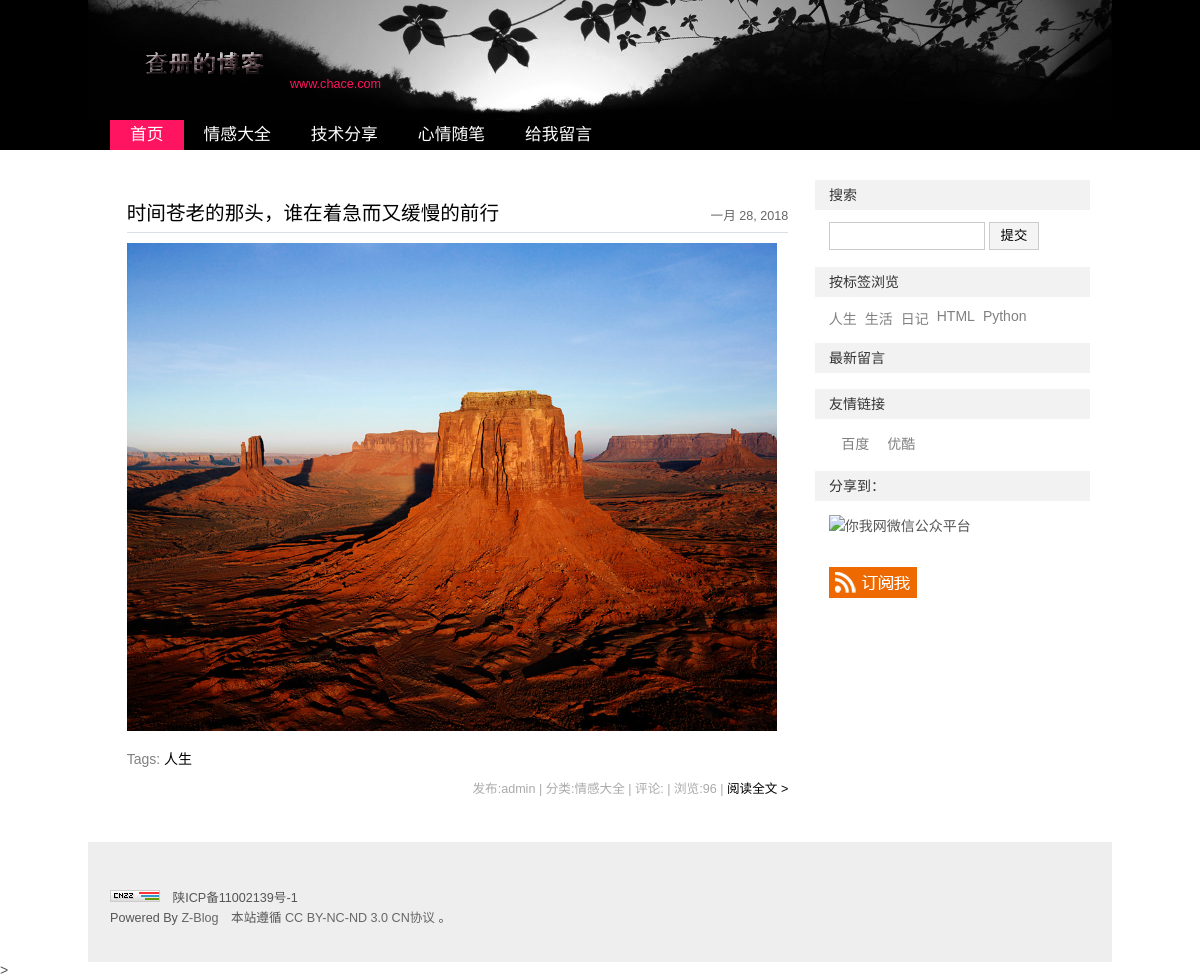
/bq/1/, run on the app's committed database.
### blog/models.py (models this page shows, shortened)
class Category(models.Model):
    name=models.CharField('标题',max_length=50)
    class Meta:
        verbose_name='分类'
        verbose_name_plural=verbose_name
    def __unicode__(self):
        return self.name

class Blog(models.Model):
    title=models.CharField('标题',max_length=32)
    author=models.CharField('作者',max_length=16,default='admin')
    contnet=RichTextField('内容',blank=True)
    cont_img=models .ImageField('内容主图',upload_to='images/',default='images/defaut.jpg')
    views=models.PositiveIntegerField('浏览量',default=0)
    likes=models.PositiveIntegerField('点赞',default=0)
    put_date=models.DateField('发表时间',auto_now_add=True)
    topped=models.BooleanField('置顶',default=False)
    category=models.ForeignKey(Category,verbose_name='分类')
    tag=models.ManyToManyField(Tag,verbose_name='标签',default='日记',null=True,blank=True)
    STATUS_CHOICES = (
        ('d', 'Draft'),
        ('p', 'Published'),
    )
    status=models.CharField('状态',max_length=1,choices=STATUS_CHOICES)
    class Meta:
        verbose_name='博客'
        verbose_name_plural=verbose_name

class Tag(models.Model):
    name=models.CharField('标签',max_length=30,)
    class Meta:
        verbose_name="标签"
        verbose_name_plural=verbose_name
    def __unicode__(self):
        return self.name

class link(models.Model):
    name=models.CharField('链接名称',max_length=30)
    link_url=models.URLField('链接地址')
    link_des=models.CharField('链接描述',max_length=54,null=True,blank=True)
    STATUS_CHOICES={
        ('t','true'),
        ('f','False')
    }
    status=models.CharField('状态',max_length=1,choices=STATUS_CHOICES)
    class Meta:
        verbose_name='友情链接'
        verbose_name_plural=verbose_name

### blog/views.py (the view)
# urls.py: url(r'^bq/(\d+)/$',views.bq,name='bq'),
def bq(request,id):
    ccc=Tag.objects.get(id=id)
    blog=Blog.objects.filter(tag=ccc)
    tag=Tag.objects.all()
    link_=link.objects.all()
    cat =Category.objects.all()
    a=[]
    for i in blog:
        a.append(i.tag.all())
    blog=zip(blog,a)
    return render(request,'index.html',{'blog':blog,'cat':cat,'tag':tag,'link_':link_,'a':a})

### blog/templates/index.html (shortened to what this page needs)
{% load static %}
<!DOCTYPE html PUBLIC "-//W3C//DTD XHTML 1.0 Transitional//EN" "http://www.w3.org/TR/xhtml1/DTD/xhtml1-transitional.dtd">
<html xmlns="http://www.w3.org/1999/xhtml" xml:lang="zh-CN" lang="zh-CN">
<head>
</head>
<body>
    <div id="divAll">
        <div id="divPage">
            <div id="divMiddle">
                {% include 'play/top.html' %}
                {% include 'play/nav.html' %}
                {% include 'play/main.html' %}
                {% include 'play/right.html' %}
                {% include 'play/bottom.html' %}
    </div>>
</body>
</html>

### blog/templates/play/nav.html (shortened to what this page needs)
{% load static %}
<!DOCTYPE html>
<html lang="en">
<head>
    <link rel="stylesheet" rev="stylesheet" href="{% static 'css/default.css' %}" type="text/css" media="screen">
</head>
<body>
    <div id="divNavBar">
        <ul>
            <li><a href="/" class="on">首页</a></li>
            {% for i in cat %}
                <li><a href="{% url 'fl' i.id %}"  title="{{ i.name }}">{{ i.name }}</a></li>
            {% endfor %}
            <li><a href="{% url 'ly' %}" class="nn">给我留言</a></li>
        </ul>
            </div>
</body>
</html>

### blog/templates/play/main.html (shortened to what this page needs)
{% load static %}
<!DOCTYPE html>
<html lang="en">
<head>
    <link rel="stylesheet" rev="stylesheet" href="{% static 'css/default.css' %}" type="text/css" media="screen">
</head>
    <body>
    {% block content %}
        <div id="divMain">
                {% for i in blog %}
                    <div class="post multi-post cate4 auth1">
                        <h4 class="post-date">{{ i.0.put_date }}</h4>
                        <h2 class="post-title"><a href="{{ url }}{% url 'bk' i.0.id %}">{{ i.0.title }}</a></h2>
                        {% if  i.cont_img == "images/defaut.jpg"%}
                            <div class="post-body">
                                <p style="text-indent: 0em;">
                                    <a href="{{ url }}{% url 'bk' i.0.id %}" target="_blank">{{ i.0.content|truncatechars_html:100 }}
</a>
                                </p>
                            </div>
                        {% else %}
                            <div class="post-body">
                                <p style="text-indent: 0em;">
                                    <a href="{{ url }}{% url 'bk' i.0.id %}" target="_blank"><img src="{{ url }}/media/{{ i.0.cont_img }}" title="" alt=""></a>
                                </p>
                            </div>
                        {% endif %}
                        <h5 class="post-tags">Tags: <span class="tags">
                    {% for c in i.1 %}
                        <a href="#">{{ c }}</a>&nbsp;&nbsp;
                    {% endfor %}
                </span></h5>
                        <h6 class="post-footer">
                            发布:{{ i.0.author }} | 分类:{{ i.0.category }} | 评论:{{ i.0. }} | 浏览:<span id="spn81">{{ i.0.views }}</span>
                            <script type="text/javascript">LoadViewCount(81)</script> | <a href="#">阅读全文 &gt; </a>
                        </h6>
                    </div>
                {% endfor %}
            </div>
    {% endblock %}
</body>
</html>

### blog/templates/play/right.html (shortened to what this page needs)
{% load static %}
<!DOCTYPE html>
<html lang="en">
<head>
    <link rel="stylesheet" rev="stylesheet" href="{{ url }}{% static 'css/default.css' %}" type="text/css" media="screen">
</head>
<body>
<div id="divSidebar">
    <dl class="function" id="divSearchPanel">
        <dt class="function_t">搜索</dt>
        <dd class="function_c">
            <div style="padding:0.5em 0 0.5em 1em;">
                <form method="post" action="#">
                    <input type="text" name="edtSearch" id="edtSearch" size="12">
                    <input type="submit" value="提交" name="btnPost" id="btnPost">
                </form>
            </div>
        </dd>
    </dl>
    <dl class="function" id="divTags">
        <dt class="function_t">按标签浏览</dt>
        <dd class="function_c">
            <ul>{% for i in tag %}
                <li class="tag-name tag-name-size-2"><a href="{{url}}{% url 'bq' i.id%}">{{ i.name }}</a></li>
                {% endfor %}    </ul>
        </dd>
    </dl>
    <dl class="function" id="divComments">
        <dt class="function_t">最新留言</dt>
        <dd class="function_c">
            <ul>
            </ul>
        </dd>
    </dl>
    <dl class="function" id="divLinkage">
        <dt class="function_t">友情链接</dt>
        <dd class="function_c">
            <ul>
                <li>{% for i in link_ %}
                    <a href="{{ i.link_url }}" target="_blank">{{ i.name }}</a>
                    {% endfor %}
                </li>
            </ul>
        </dd>
    </dl><dl class="function" id="divMisc">
    <dt class="function_t">分享到：</dt>
    <dd class="function_c">
        <ul><li><img src="#" height="110" width="110" border="0" alt="你我网微信公众平台" title="微信扫一扫，关注圈圈的最新消息。"></li><li></li><li><a href="http://www.youmew.com/feed.asp" target="_blank"><img src="./你我网 - www.Youmew.com_files/rss.png" height="31" width="88" border="0" alt="订阅本站的 RSS 2.0 新闻聚合"></a></li></ul>
    </dd>
</dl>
</div>
</body>
</html>

### blog/static/css/default.css (style rules this page uses)
body { margin:0; padding:0; color:#555555; font-size:14px; font-family: "微软雅黑", "宋体", "Trebuchet MS", Tahoma, Arial, sans-serif; background:url("../img/bg-top.png") repeat-x 0 0; }
a { text-decoration: none; }
a:link { color: #000000; }
ol,ul { list-style-type:none; list-style-position : outside; margin:0 0 0 0; padding:0 0 0 0; }
li { margin:0 0 0 0; padding:0 0 0 0; }
img { border:0; }
p { margin:0 0 0 0; padding:0 0 0 0; }
dl { margin:0 0 0 0; padding:0 0 0 0; }
dd { margin:0 0 0 0; padding:0 0 0 0; }
dt { margin:0 0 0 0; padding:0 0 0 0; }
h1,h2,h3,h4,h5,h6 { font-weight:normal; }
#divAll { width:1024px; margin:0 auto; padding:0 0 0 0; text-align:center; background-image: url(../img/bg-nav.jpg); background-repeat: no-repeat; background-position: center top; }
#divPage { width:100%; margin:0 auto; padding:0 0 0 0; text-align:center; text-align:center; background:url("../img/bg-bottom.png") repeat-x 0 bottom; }
#divMiddle { width:980px; margin:0 auto 0 auto; padding:0 0 0 0; text-align:left; }
#divSidebar { width:275px; margin:10px 0 0 0; padding:0 0 0 0; text-align:left; float:right; }
#divMain { width:675px; margin:10px 0 0 0; padding:0 0 30px 10px; text-align:left; float:left; }
#divNavBar { float:right; width:100%; height:50px; color:#000; }
#divNavBar ul { margin:0; padding:0 0 0 0; float:left; }
#divNavBar li { float:left; padding:0 0 0 0; margin:0 0 0 0; font-size:1.2em; }
#divNavBar a { float:left; text-decoration: none; line-height:16px; margin-top: 0; margin-right: 0; margin-bottom: 0px; margin-left: 0px; padding-top: 7px; padding-right: 20px; padding-bottom: 7px; padding-left: 20px; }
#divNavBar a.on { color: white; background-color: #ff1461; }
#divNavBar a:link { color: white; }
.function { float:left; width:100%; margin:0 0 10px 0; padding:0; text-align:left; }
.function .function_t { font-size:1em; height:20px; line-height:20px; color:#333333; background-color: #f2f2f2; margin-bottom: 5px; padding-top: 5px; padding-bottom: 5px; padding-left: 1em; }
.function ul { text-align:left; width:95%; margin:0 0 0 0; padding:0 0 0 5%; border-top:1px solid #FFFFFF; list-style-position:outside; list-style-type:none; }
.function li { font-size:1em; margin:0 0 0 0; padding:8px 0 8px 0.9em; background:url("default/pointblue.gif") no-repeat 0 16px; width:auto; }
.function .function_c div { padding-top: 0em; padding-right: 0; padding-bottom: 0em; padding-left: 0em; }
.function a { color:gray; }
#divMisc li { padding-left:0em; background:none; }
#divSearchPanel input[type="text"] { border:1px solid #cccccc; height:24px; line-height:24px; width:150px; }
#divSearchPanel input[type="submit"] { border:1px solid #CCCCCC; height:28px; line-height:24px; width:50px; margin-left:0px; background-color: #f4f4f4; }
#divTags { padding:0 0 0 0; }
#divTags li { white-space: nowrap; float:left; background:none; padding-left:0; padding-right:0.5em; padding: 5px 8px 5px 0; display: inline; clear : none; }
div.post { width:98%; margin:0 0 0 0; padding:20px 1% 2px 1%; text-align:left; clear:both; word-break:break-all; }
div.post .post-title { margin:0; font-size:1.4em; line-height:1.4em; color: #000000; text-align:left; width:70%; float:left; padding-top: 0; padding-right: 0; padding-bottom: 5px; padding-left: 0; }
div.post .post-date { height:1em; line-height:1em; margin:0; font-size:0.9em; font-weight: normal; text-align:right; width:30%; float:right; color:#666; padding-top: 10px; padding-right: 0; padding-bottom: 0; padding-left: 0; }
div.post .post-footer { width:100%; font-size:0.9em; font-weight: normal; color:#aaa; text-align:right; margin-top: 10px; margin-right: 0; margin-bottom: 10px; margin-left: 0; padding-top: 0; padding-right: 0; padding-bottom: 5px; padding-left: 0; float: left; }
div.post .post-tags { width:100%; margin:0 0 0 0; padding:2px 0 0 0; font-size:1em; font-weight: normal; color:gray; height:20px; text-align:left; text-indent:0em; float: left; }
div.post div.post-body { width:100%; margin:0 0 15px 0; padding:0 0 0 0; font-size:1em; text-align:justify; line-height:180%; clear:both; border-top:1px solid #dbe0e6; word-break:break-all; }
div.post-body a { text-decoration:none; }
div.post-body p { margin:10px 0 15px 0; padding:0; text-indent:2em; }
div.post-body img { max-width:650px; width: expression(this.width > 650 ? 650: true); height: auto; }

### data on the page
Category: name "情感大全"
Category: name "技术分享"
Category: name "心情随笔"
Blog: put_date "一月 28, 2018", title "时间苍老的那头，谁在着急而又缓慢的前行", cont_img (picture), author "admin", category.name "情感大全", views "96"
Tag: name "人生"
Tag: name "生活"
Tag: name "日记"
Tag: name "HTML"
Tag: name "Python"
link: name "百度"
link: name "优酷"
